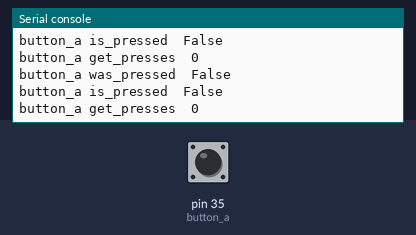
This program was run on a simulated MicroPython board. Shown: the last lines printed to the serial console. Inputs (shaded band) come from the test bench; at power-on: pin 35 (button_a) HIGH.

Above: at 1.2 s.
1.3 s: pin 35 (button_a) pulled LOW for 0.15 s
At 1.32 s:
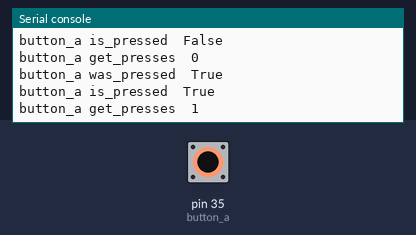
2.9 s: pin 35 (button_a) pulled LOW for 1 s
At 3.74 s:
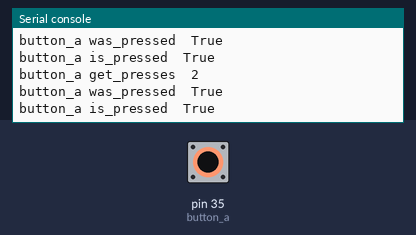
5.4 s: pin 35 (button_a) pulled LOW for 0.15 s
At 5.46 s:
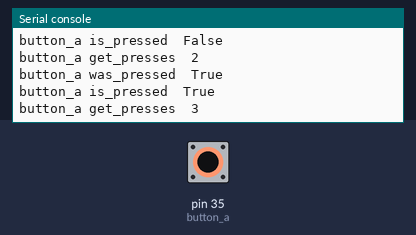
Timing chart, 0 to 8.4 s (numbered marks = the images above; inputs shaded):
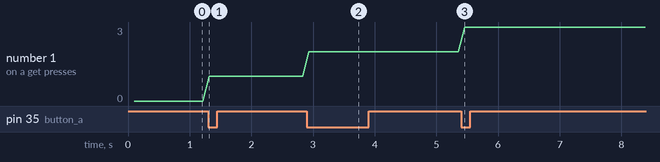

The program:

button.py
```python
from time import time, sleep_ms

class Button:

    def __init__(self, pin_id):
        from machine import Pin
        self.pin = Pin(pin_id, Pin.IN)
        self.irq = self.pin.irq(trigger=Pin.IRQ_FALLING, handler=self.__irq_sc)
        self.presses = 0

    def __irq_sc(self, p):
        # print(self, p)
        self.presses += 1

    def close(self):
       self.irq.trigger(0)

    def reset(self):
       self.presses = 0

    def get_presses(self):
        return self.presses

    def is_pressed(self):
        return self.pin.value() == 0

    def was_pressed(self):
        return self.presses != 0

def unit_test():
    print('The unit test code is as follows')
    print('\n\
        button_a = Button(35)\n\
        while True:\n\
            print(\'button_a was_pressed \', button_a.was_pressed())\n\
            print(\'button_a is_pressed \', button_a.is_pressed())\n\
            print(\'button_a get_presses \', button_a.get_presses())\n\
        ')
    try:
        button_a = Button(35)
        while True:
            sleep_ms(100)
            print('button_a was_pressed ', button_a.was_pressed())
            print('button_a is_pressed ', button_a.is_pressed())
            print('button_a get_presses ', button_a.get_presses())
    finally:
        button_a.close()

if __name__ == '__main__':
    unit_test()
```

Measured:
- after the input at 1.3 s, the serial console: prints a new line at once (image 1)
- after the input at 2.9 s, the serial console: prints a new line at once (image 2)
- after the input at 5.4 s, the serial console: prints a new line after 0.06 s (image 3)
- plotted number 1: 0 → 1 after the input at 1.3 s, 1 → 2 after the input at 2.9 s, 2 → 3 after the input at 5.4 s
